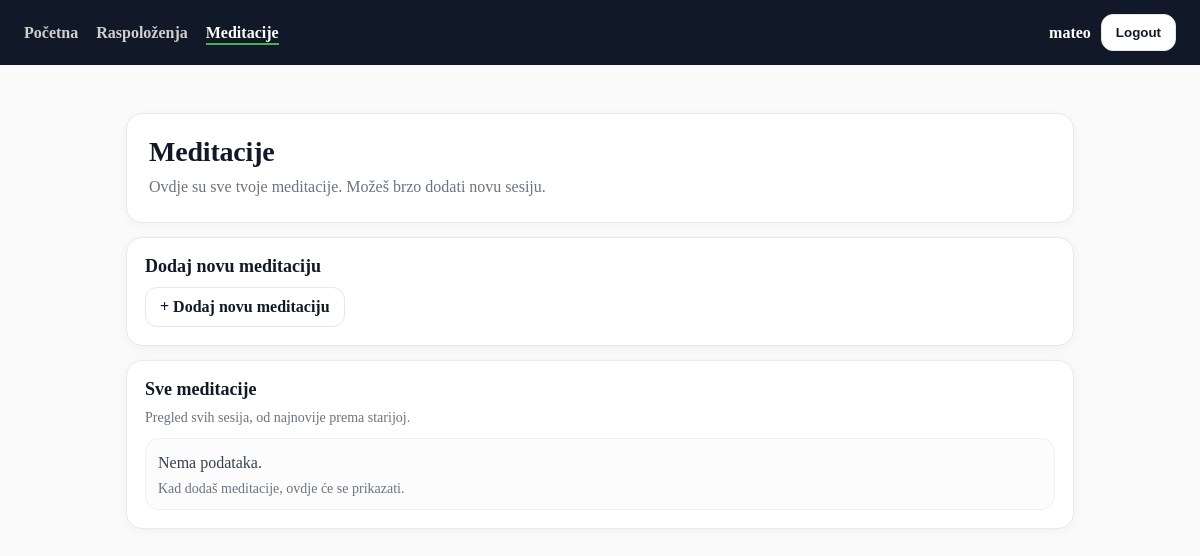
Page /meditations/ (signed in) on the earlier database version.
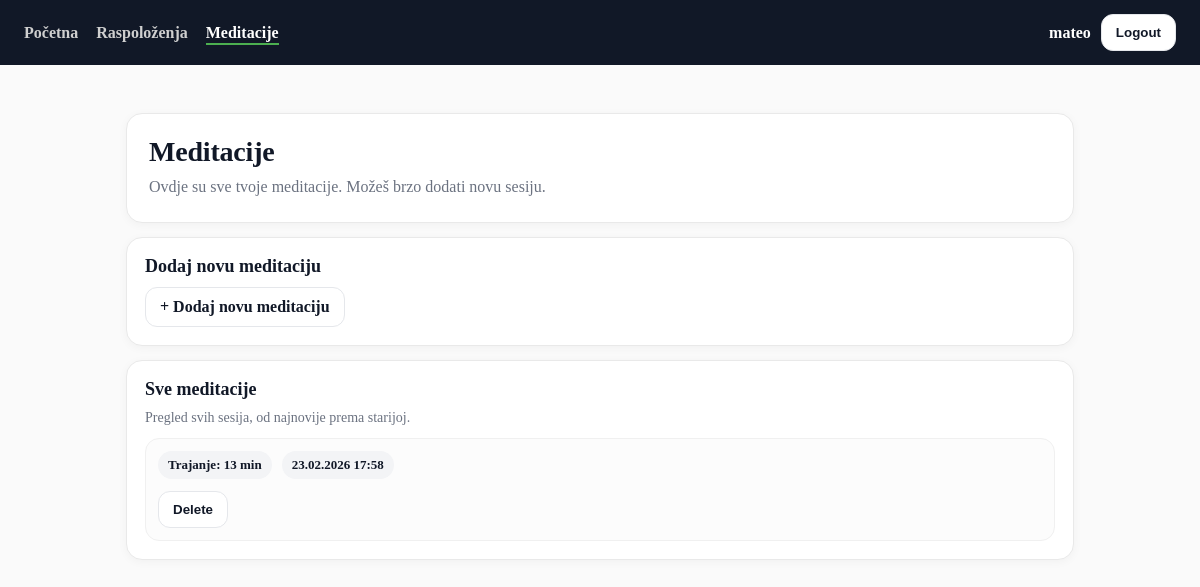
Same page on the later database version.
### main/models.py (models this page shows, shortened)
class MeditationSession(models.Model):
    user = models.ForeignKey(
        settings.AUTH_USER_MODEL,
        on_delete=models.CASCADE,
        related_name="meditation_sessions",
    )
    created_at = models.DateTimeField(auto_now_add=True)
    duration_minutes = models.PositiveSmallIntegerField(
        validators=[MinValueValidator(1), MaxValueValidator(300)]
    )
    class Meta:
        ordering = ["-created_at"]
        indexes = [
            models.Index(fields=["user", "-created_at"]),
        ]

### main/views.py (the view)
# urls.py: path("meditations/", MeditationListView.as_view(), name="meditation_list"),
class MeditationListView(LoginRequiredMixin, ListView):
    template_name = "main/meditation_list.html"
    context_object_name = "sessions"
    login_url = "login"
    def get_queryset(self):
        return (
            MeditationSession.objects
            .filter(user=self.request.user)
            .order_by("-created_at", "-id")
        )

### main/templates/main/meditation_list.html (shortened to what this page needs)
{% extends "main/base.html" %}
{% block content %}
<div class="mh-wrap">
  <section class="mh-hero">
    <h1 class="mh-title">Meditacije</h1>
    <p class="mh-sub">
      Ovdje su sve tvoje meditacije. Možeš brzo dodati novu sesiju.
    </p>
  </section>
  <section class="mh-card" style="margin-top:14px;">
    <h2 style="margin:0 0 10px; font-size:18px;">Dodaj novu meditaciju</h2>
    {% if user.is_authenticated %}
      <div class="mh-actions" style="margin-top: 8px;">
        <a class="mh-btn mh-btn-ghost" href="{% url 'meditation_create' %}">+ Dodaj novu meditaciju</a>
      </div>
    {% endif %}
  </section>
  <section class="mh-card" style="margin-top:14px;">
    <h2 style="margin:0 0 10px; font-size:18px;">Sve meditacije</h2>
    <p class="mh-muted">Pregled svih sesija, od najnovije prema starijoj.</p>
    <div class="mh-list">
      {% for s in sessions %}
        <article class="mh-item">
          <div class="mh-row">
            <span class="mh-pill">Trajanje: {{ s.duration_minutes }} min</span>
            <span class="mh-pill">{{ s.created_at|date:"d.m.Y H:i" }}</span>
          </div>
          <div class="mh-actions" style="margin-top: 12px;">
            <form method="post" action="{% url 'meditation_delete' s.pk %}" style="display:inline;">
                <button type="submit" class="mh-btn mh-btn-ghost">Delete</button>
            </form>
          </div>
        </article>
      {% empty %}
        <div class="mh-item">
          <p class="mh-note" style="margin:0;">Nema podataka.</p>
          <p class="mh-muted" style="margin-top:6px;">Kad dodaš meditacije, ovdje će se prikazati.</p>
        </div>
      {% endfor %}
    </div>
  </section>
</div>
{% endblock %}

Differences in the rows shown:
added MeditationSession: duration_minutes "13", created_at "23.02.2026 17:58"
Other differences:
text no longer shown: "Nema podataka. Kad dodaš meditacije, ovdje će se prikazati."
